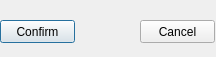
<?xml version="1.0" encoding="UTF-8"?>
<ui version="4.0">
 <class>Dialog</class>
 <widget class="QDialog" name="Dialog">
  <property name="geometry">
   <rect>
    <x>0</x>
    <y>0</y>
    <width>216</width>
    <height>57</height>
   </rect>
  </property>
  <property name="windowTitle">
   <string>Confirm Reset</string>
  </property>
  <widget class="QPushButton" name="confirmButton">
   <property name="geometry">
    <rect>
     <x>0</x>
     <y>20</y>
     <width>75</width>
     <height>23</height>
    </rect>
   </property>
   <property name="text">
    <string>Confirm</string>
   </property>
  </widget>
  <widget class="QPushButton" name="cancelButton">
   <property name="geometry">
    <rect>
     <x>140</x>
     <y>20</y>
     <width>75</width>
     <height>23</height>
    </rect>
   </property>
   <property name="text">
    <string>Cancel</string>
   </property>
  </widget>
 </widget>
 <resources/>
 <connections/>
</ui>
